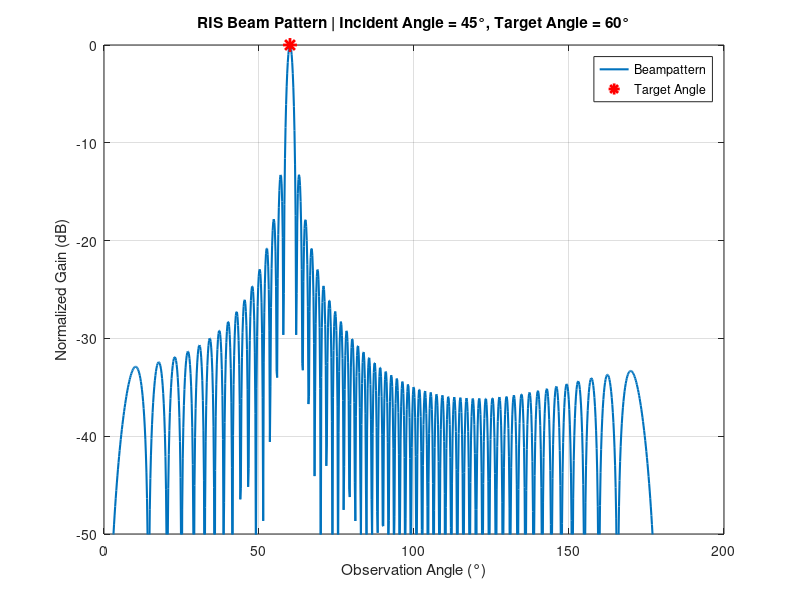

MATLAB code for this plot:
% Input values
N = 64;                  % Number of RIS elements
lambda = 1;              % Wavelength (normalized)
d = lambda / 2;          % Spacing between RIS elements
k = 2 * pi / lambda;     % Wave number
alpha = 45;              % Incident angle (degrees) 
beta = 60;               % Desired reflection angle (degrees) (target)

% Convert angles to radians
alpha_rad = deg2rad(alpha);
beta_rad = deg2rad(beta);

% Phase shifts from Tx to RIS and RIS to target
h1 = exp(1i * k * d * (0:N-1)' * cos(alpha_rad));
h2 = exp(1i * k * d * (0:N-1)' * cos(beta_rad));

% Optimal RIS phase shift
theta_opt = angle(h1) - angle(h2);
Theta = diag(exp(1i * theta_opt));

% Observation angles
theta = linspace(0, 180, 1000);  
theta_rad = deg2rad(theta);

% Compute array factor over all angles
array_factor = zeros(size(theta));
for idx = 1:length(theta)
    h_obs = exp(1i * k * d * (0:N-1)' * cos(theta_rad(idx)));
    array_factor(idx) = abs(h1' * Theta * h_obs)^2;
end

% Normalize and convert to dB
array_factor_norm = array_factor / max(array_factor);
array_factor_db = 10 * log10(array_factor_norm + eps);

% Plot beam pattern
figure; 
plot(theta, array_factor_db, 'LineWidth', 1.5);
hold on;

% Add red star at target angle
[~, target_idx] = min(abs(theta - beta));
plot(beta, array_factor_db(target_idx), 'r*', 'MarkerSize', 10, 'LineWidth', 2);

% Labels and title
grid on;
xlabel('Observation Angle (°)');
ylabel('Normalized Gain (dB)');
title(sprintf('RIS Beam Pattern | Incident Angle = %d°, Target Angle = %d°', alpha, beta));
ylim([-50, 0]);
legend('Beampattern', 'Target Angle', 'Location', 'best');
hold off;

% Display main lobe info
[max_gain, max_idx] = max(array_factor_norm);
main_lobe_angle = theta(max_idx);

disp(['Main Lobe Angle: ', num2str(main_lobe_angle), '°']);
disp(['Maximum Gain: ', num2str(10*log10(max_gain)), ' dB']);
